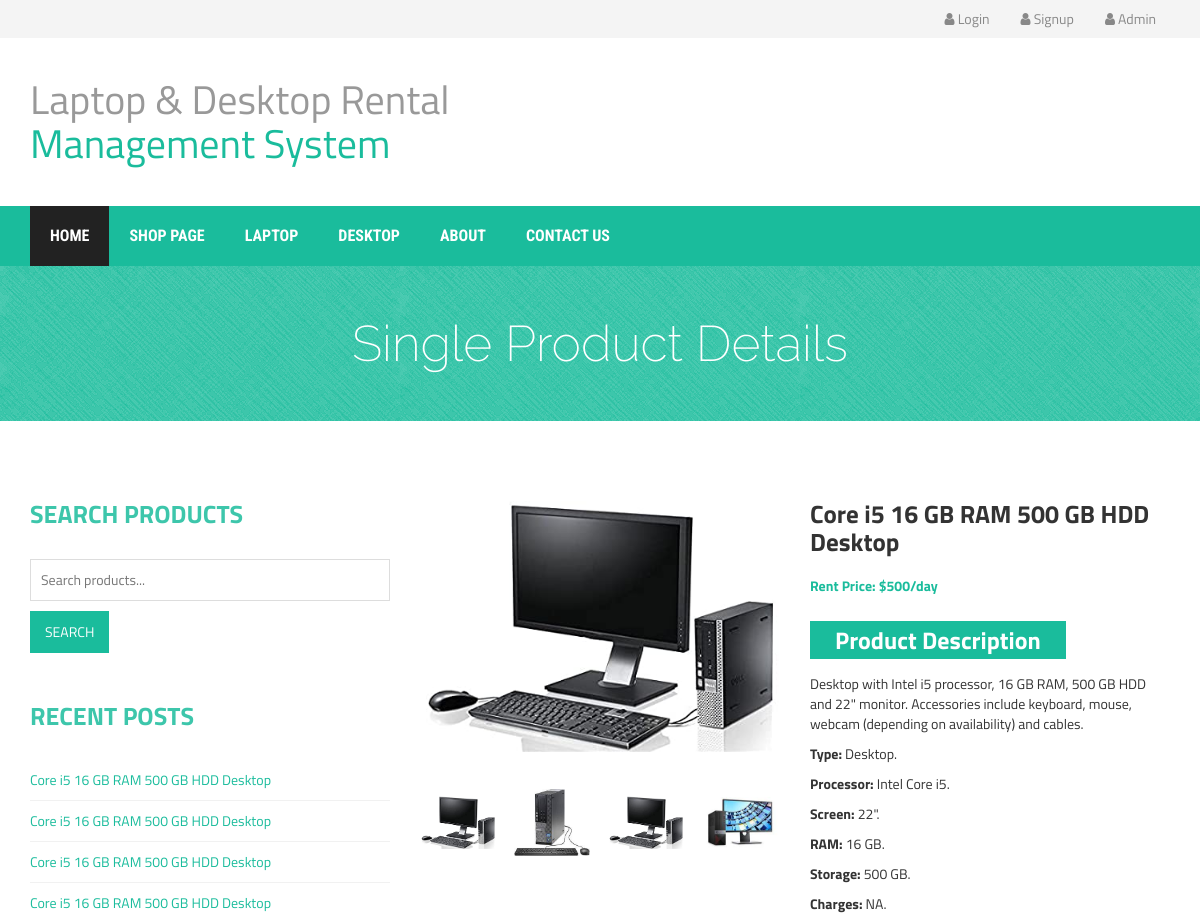
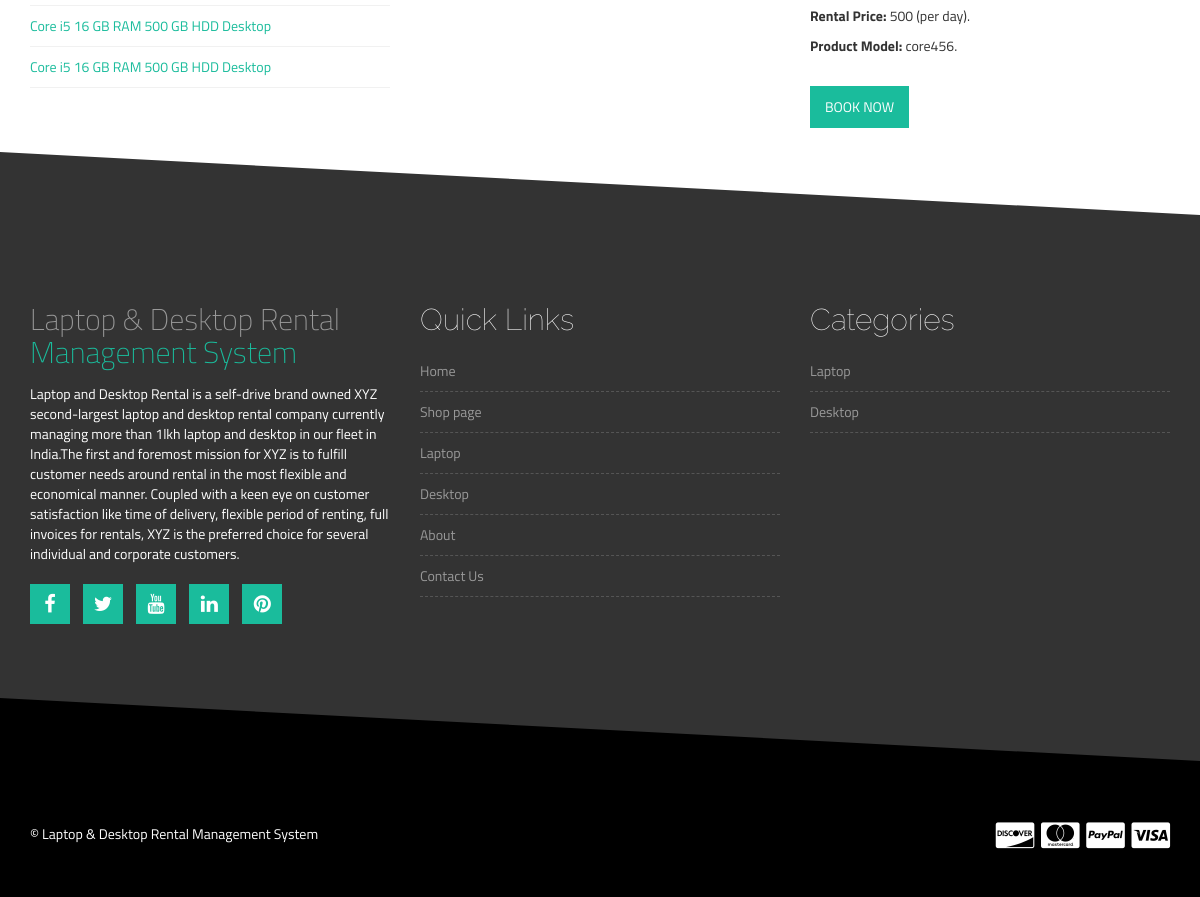
The page /single-product-details.php?viewid=1 on the database its author committed (2 pictures, top to bottom).
### tables this page shows
CREATE TABLE `tblproduct` (
  `ID` int(5) NOT NULL,
  `Type` varchar(50) DEFAULT NULL,
  `BrandID` int(5) DEFAULT NULL,
  `ProductName` varchar(250) DEFAULT NULL,
  `Processor` varchar(250) DEFAULT NULL,
  `Screen` varchar(200) DEFAULT NULL,
  `RAM` varchar(100) DEFAULT NULL,
  `Storage` varchar(250) DEFAULT NULL,
  `Charges` varchar(250) DEFAULT NULL,
  `RentalPrice` decimal(10,0) DEFAULT NULL,
  `ProductModel` varchar(250) DEFAULT NULL,
  `ProductDescription` mediumtext DEFAULT NULL,
  `Image` varchar(250) DEFAULT NULL,
  `Image1` varchar(250) DEFAULT NULL,
  `Image2` varchar(250) DEFAULT NULL,
  `Image3` varchar(250) DEFAULT NULL,
  `Image4` varchar(250) DEFAULT NULL,
  `Image5` varchar(250) DEFAULT NULL,
  `CreationDate` timestamp NULL DEFAULT current_timestamp()
);

CREATE TABLE `tblpage` (
  `ID` int(10) NOT NULL,
  `PageType` varchar(200) DEFAULT NULL,
  `PageTitle` mediumtext DEFAULT NULL,
  `PageDescription` mediumtext DEFAULT NULL,
  `Email` varchar(200) DEFAULT NULL,
  `MobileNumber` bigint(10) DEFAULT NULL,
  `UpdationDate` timestamp NOT NULL DEFAULT current_timestamp() ON UPDATE current_timestamp()
);

### single-product-details.php (the view, shortened to what this page needs)
<?php
include('includes/dbconnection.php');
?>
<!DOCTYPE html>
<html lang="en">
  <head>
    <link rel="stylesheet" href="http://maxcdn.bootstrapcdn.com/bootstrap/3.2.0/css/bootstrap.min.css">
    <link rel="stylesheet" href="http://maxcdn.bootstrapcdn.com/font-awesome/4.3.0/css/font-awesome.min.css">
    <link rel="stylesheet" href="css/owl.carousel.css">
    <link rel="stylesheet" href="style.css">
    <link rel="stylesheet" href="css/responsive.css">
  </head>
  <body>
    <?php include_once('includes/header.php');?>
    <div class="product-big-title-area">
        <div class="container">
            <div class="row">
                <div class="col-md-12">
                    <div class="product-bit-title text-center">
                        <h2>Single Product Details</h2>
                    </div>
                </div>
            </div>
        </div>
    </div>
    <div class="single-product-area">
        <div class="zigzag-bottom"></div>
        <div class="container">
            <div class="row">
                <div class="col-md-4">
                    <div class="single-sidebar">
                        <h2 class="sidebar-title">Search Products</h2>
                        <form action="search-result.php" method="post">
                            <input type="text" name="searchtext" required placeholder="Search products...">
                            <input type="submit" value="Search">
                        </form>
                    </div>
                    <div class="single-sidebar">
                        <h2 class="sidebar-title">Recent Posts</h2>
                        <ul>
                        <?php
 $query=mysqli_query($con,"select distinct * from tblproduct  order by ID desc limit 6");
 while ($row=mysqli_fetch_array($query)) {
 ?>
                            <li><a href="single-product-details.php?viewid=<?php echo $row['ID'];?>"><?php echo $row['ProductName'];?></a></li>
<?php } ?>
                        </ul>
                    </div>
                </div>
                <div class="col-md-8">
                    <div class="product-content-right">
                        <?php
                      $cid=$_GET['viewid'];
 $query=mysqli_query($con,"select * from tblproduct where ID='$cid'");
 while ($row=mysqli_fetch_array($query)) {
 ?>
                        <div class="row">
                            <div class="col-sm-6">
                                <div class="product-images">
                                    <div class="product-main-img">
                                        <img src="admin/images/<?php echo $row['Image'];?>" alt="">
                                    </div>
                                    <div class="product-gallery">
                                        <img src="admin/images/<?php echo $row['Image1'];?>" alt="">
                                        <img src="admin/images/<?php echo $row['Image2'];?>" alt="">
                                        <img src="admin/images/<?php echo $row['Image3'];?>" alt="">
                                        <img src="admin/images/<?php echo $row['Image4'];?>" alt="">
                                    </div>
                                </div>
                            </div>
                            <div class="col-sm-6">
                                <div class="product-inner">
                                    <h2 class="product-name"><?php echo $row['ProductName'];?></h2>
                                    <div class="product-inner-price">
                                        <ins> Rent Price: $<?php echo $row['RentalPrice'];?>/day</del>
                                    </div>
                                    <div role="tabpanel">
                                        <h3 class="add_to_cart_button">Product Description</h3>
                                        <div class="tab-content">
                                            <div role="tabpanel" class="tab-pane fade in active" id="home">
                                                <p><?php echo $row['ProductDescription'];?>.</p>
                                                <p><strong>Type: </strong><?php echo $row['Type'];?>.</p>
                                                <p><strong>Processor: </strong><?php echo $row['Processor'];?>.</p>
                                                <p><strong>Screen: </strong><?php echo $row['Screen'];?>.</p>
                                                <p><strong>RAM: </strong><?php echo $row['RAM'];?>.</p>
                                                <p><strong>Storage: </strong><?php echo $row['Storage'];?>.</p>
                                                <p><strong>Charges: </strong><?php echo $row['Charges'];?>.</p>
                                                <p><strong>Rental Price: </strong><?php echo $row['RentalPrice'];?> (per day).</p>
                                                <p><strong>Product Model: </strong><?php echo $row['ProductModel'];?>.</p>
                                            </div>
                                        </div>
                                    </div>
                                    <?php if($_SESSION['ldrmsuid']==""){?>
<button type="submit" name="submit"><a href="login.php" style="color:#fff !important">Book Now</a></button>
<?php } else {?>
                                            <a href="book-products.php?bookid=<?php echo $row['ID'];?>" class="add_to_cart_button" style="color:#fff !important">Book Now</a>
                                         <?php }?>
                                </div>
                            </div>
                        </div>
                    </div>  <?php } ?>
                </div>
            </div>
        </div>
    </div>
    <?php include_once('includes/footer.php');?>
  </body>
</html>

### includes/footer.php
<div class="footer-top-area">
        <div class="zigzag-bottom"></div>
        <div class="container">
            <div class="row">
                <div class="col-md-4 col-sm-6">
                    <div class="footer-about-us">
                        <h2>Laptop & Desktop Rental<span>  Management System</span></h2>
                        <?php
 $query=mysqli_query($con,"select * from  tblpage where PageType='aboutus'");
 while ($row=mysqli_fetch_array($query)) {
 ?>
                        <p style="color:#fff !important"><?php  echo $row['PageDescription'];?></p><?php } ?>
                        <div class="footer-social">
                            <a href="#" target="_blank"><i class="fa fa-facebook"></i></a>
                            <a href="#" target="_blank"><i class="fa fa-twitter"></i></a>
                            <a href="#" target="_blank"><i class="fa fa-youtube"></i></a>
                            <a href="#" target="_blank"><i class="fa fa-linkedin"></i></a>
                            <a href="#" target="_blank"><i class="fa fa-pinterest"></i></a>
                        </div>
                    </div>
                </div>
                <div class="col-md-4 col-sm-6">
                    <div class="footer-menu">
                        <h2 class="footer-wid-title">Quick Links </h2>
                        <ul>
                           <li class="active"><a href="index.php">Home</a></li>
                        <li><a href="shop.php">Shop page</a></li>
                        <li><a href="laptop.php">Laptop</a></li>
                        <li><a href="desktop.php">Desktop</a></li>
                        <li><a href="aboutus.php">About</a></li>
                        <li><a href="contactus.php">Contact Us</a></li>
                        </ul>
                    </div>
                </div>
                <div class="col-md-4 col-sm-6">
                    <div class="footer-menu">
                        <h2 class="footer-wid-title">Categories</h2>
                        <ul>
                            <li><a href="laptop.php">Laptop</a></li>
                            <li><a href="desktop.php">Desktop</a></li>
                        </ul>
                    </div>
                </div>
            </div>
        </div>
    </div>
    <div class="footer-bottom-area">
        <div class="container">
            <div class="row">
                <div class="col-md-8">
                    <div class="copyright">
                        <p>&copy; Laptop & Desktop Rental Management System</p>
                    </div>
                </div>
                <div class="col-md-4">
                    <div class="footer-card-icon">
                        <i class="fa fa-cc-discover"></i>
                        <i class="fa fa-cc-mastercard"></i>
                        <i class="fa fa-cc-paypal"></i>
                        <i class="fa fa-cc-visa"></i>
                    </div>
                </div>
            </div>
        </div>
    </div>

### style.css (style rules this page uses)
img { max-width: 100%; }
h1, h2, h3, h4, h5, h6 { font-weight: 700; margin: 0 0 15px; }
body { font-family: "Titillium Web", sans-serif; }
.slider-area, .promo-area, .brands-area, .maincontent-area, .footer-top-area, .product-widget-area, .product-breadcroumb-area, .single-product-area { position: relative; overflow: hidden; }
.zigzag-bottom { background: none repeat scroll 0 0 #1abc9c; bottom: -80px; height: 165px; left: -5%; position: absolute; transform: rotate(3deg); width: 108%; z-index: 9; }
.footer-top-area .zigzag-bottom { background: #000; }
.footer-top-area { background: none repeat scroll 0 0 #333; color: #999; padding: 35px 0 180px; }
.footer-bottom-area { background: #000; color: #fff; }
.footer-about-us span { color: #1abc9c; }
.footer-wid-title { font-family: raleway; font-size: 30px; font-weight: 100; color: #fff; }
.footer-about-us h2 { font-weight: 200; }
.footer-menu ul { list-style: outside none none; margin: 0; padding: 0; }
.footer-menu ul li { border-bottom: 1px dashed #555; padding: 5px 0; }
.footer-menu a { display: block; padding: 5px 0; color: #999; }
.footer-social a { background: none repeat scroll 0 0 #1abc9c; color: #fff; display: inline-block; font-size: 20px; height: 40px; margin-bottom: 10px; margin-right: 10px; padding-top: 5px; text-align: center; width: 40px; border: 1px solid #1abc9c; }
.footer-social { margin-top: 20px; }
a { color: #1abc9c; }
.footer-bottom-area { background: none repeat scroll 0 0 #000; color: #fff; padding-bottom: 40px; }
.footer-card-icon { font-size: 30px; text-align: right; }
.copyright > p { margin: 10px 0 0; }
.product-big-title-area { background: url(img/crossword.png) repeat scroll 0 0 #1abc9c; }
.product-bit-title h2 { font-family: raleway; font-size: 50px; font-weight: 200; margin: 0; padding: 50px 0; color: #fff; }
.single-product-area .zigzag-bottom { background-color: #333333; }
.single-product-area { padding: 80px 0 130px; }
.sidebar-title { color: #3dc6ab; font-size: 25px; margin-bottom: 30px; text-transform: uppercase; }
.single-sidebar { margin-bottom: 50px; }
input[type="text"], input[type="password"], input[type="email"], textarea { border: 1px solid #ddd; padding: 10px; }
input[type="submit"], button[type="submit"] { background: none repeat scroll 0 0 #1abc9c; border: medium none; color: #fff; padding: 11px 20px; text-transform: uppercase; }
.single-sidebar input[type="text"] { margin-bottom: 10px; width: 100%; }
.single-sidebar > ul { list-style: outside none none; margin: 0; padding: 0; }
.single-sidebar li { border-bottom: 1px solid #f1f1f1; padding: 10px 0; }
.single-sidebar a { display: block; }
.product-main-img { margin-bottom: 20px; }
.product-gallery { margin-bottom: 25px; margin-left: -15px; overflow: hidden; }
.product-gallery img { height: auto; margin-left: 15px; width: 76px; }
.product-name { font-size: 25px; margin-bottom: 20px; }
.product-inner-price { margin-bottom: 25px; }
.product-inner-price > ins { color: #1abc9c; font-weight: 700; margin-right: 10px; text-decoration: none; }
.add_to_cart_button { background: none repeat scroll 0 0 #1abc9c; border: medium none; color: #fff; padding: 6px 25px; display: inline-block; }
.tab-content { margin-bottom: 30px; }

### css/responsive.css (style rules this page uses)
@media only screen and (min-width: 992px) and (max-width: 1280px) { input[type="submit"], button[type="submit"] { padding: 11px 15px; } }

### rows shown on the page
tblproduct: ProductName "Core i5 16 GB RAM 500 GB HDD Desktop"
tblproduct: ProductName "Core i5 16 GB RAM 500 GB HDD Desktop"
tblproduct: ProductName "Core i5 16 GB RAM 500 GB HDD Desktop"
tblproduct: ProductName "Core i5 16 GB RAM 500 GB HDD Desktop"
tblproduct: ProductName "Core i5 16 GB RAM 500 GB HDD Desktop"
tblproduct: ProductName "Core i5 16 GB RAM 500 GB HDD Desktop"
tblproduct: Image (picture), Image1 (picture), Image2 (picture), Image3 (picture), Image4 (picture), ProductName "Core i5 16 GB RAM 500 GB HDD Desktop", RentalPrice "500", ProductDescription "Desktop with Intel i5 processor, 16 GB RAM, 500 GB HDD and 22\" monitor. Accessories include keyboard, mouse, webcam (depending on availability) and cables", Type "Desktop", Processor "Intel Core i5", Screen "22\"", RAM "16 GB", Storage "500 GB", Charges "NA", ProductModel "core456"
tblpage: PageDescription "Laptop and Desktop Rental is a self-drive brand owned XYZ second-largest laptop and desktop rental company currently managing more than 1lkh laptop and desktop in our fleet in India.The first and foremost mission for XYZ is to fulfill customer needs around rental in the most flexible and economical manner. Coupled with a keen eye on customer satisfaction like time of delivery, flexible period of renting, full invoices for rentals, XYZ is the preferred choice for several individual and corporate customers."
